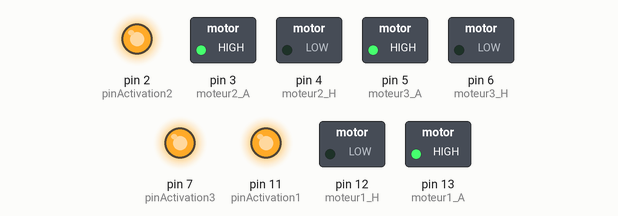
This sketch was run on a simulated Arduino Uno, built with avr-gcc and run on an emulated ATmega328P. Parts: switched loads named in the sketch (green lamp = pin HIGH), output pins drawn as LEDs (lit = HIGH).

Above: at 3.0 s.
At 5.0 s:
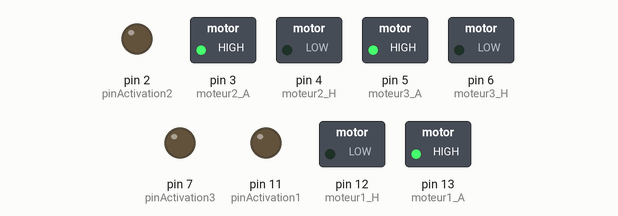
Timing chart, 0 to 7.2 s (numbered marks = the images above):
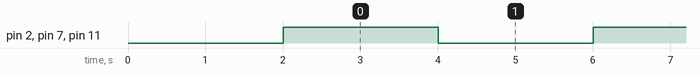

The sketch:

code_premier_test_du_robot.ino
```cpp
//Moteur variable IR variable Pont H variable
//const int pinIR = 4;

// Configuration des PIN Driver 1
const int Driver1_ENA = 11;   // Marron
const int Driver1_IN1 = 12;   // Rouge
const int Driver1_IN2 = 13;   // Orange

const int Driver1_ENB = 0;    // N/A
const int Driver1_IN3 = 0;    // N/A
const int Driver1_IN4 = 0;    // N/A

// Configuration des PIN Driver 2
const int Driver2_ENA = 7;    // Noir
const int Driver2_IN1 = 6;    // Blanc
const int Driver2_IN2 = 5;    // Gris

const int Driver2_ENB = 2;    // Vert
const int Driver2_IN3 = 4;    // Violet
const int Driver2_IN4 = 3;    // Bleu

// PIN de pilotage du sens de rotation
const int moteur1_H = Driver1_IN1;
const int moteur1_A = Driver1_IN2;

const int moteur2_H = Driver2_IN3;
const int moteur2_A = Driver2_IN4;

const int moteur3_H = Driver2_IN1;
const int moteur3_A = Driver2_IN2;

// PIN d'activation des ponts en H
const int pinActivation1 = Driver1_ENA;
const int pinActivation2 = Driver2_ENB;
const int pinActivation3 = Driver2_ENA;

// configuration des I/O
void setup()
{
   // Déclaration des types d'I/O
  //pinMode(pinIR,INPUT);
    pinMode(moteur1_H,OUTPUT);
    pinMode(moteur1_A,OUTPUT);
    pinMode(moteur2_H,OUTPUT);
    pinMode(moteur2_A,OUTPUT);
    pinMode(moteur3_H,OUTPUT);
    pinMode(moteur3_A,OUTPUT);

    pinMode(pinActivation1,OUTPUT);
    pinMode(pinActivation2,OUTPUT);
    pinMode(pinActivation3,OUTPUT);

    // Marche avant
    digitalWrite(moteur1_H,LOW);
    digitalWrite(moteur1_A,HIGH);

    digitalWrite(moteur2_H,LOW);
    digitalWrite(moteur2_A,HIGH);

    digitalWrite(moteur3_H,LOW);
    digitalWrite(moteur3_A,HIGH);

   // Désactivation des moteurs
    digitalWrite(pinActivation1,LOW);
    digitalWrite(pinActivation2,LOW);
    digitalWrite(pinActivation3,LOW);

    delay(2000);
}

// Programme principal
void loop(){
    digitalWrite(pinActivation1,HIGH);
    digitalWrite(pinActivation2,HIGH);
    digitalWrite(pinActivation3,HIGH);
    delay(2000);

    digitalWrite(pinActivation1,LOW);
    digitalWrite(pinActivation2,LOW);
    digitalWrite(pinActivation3,LOW);

    delay(2000);
}


void moteur1_go (bool horaire) {
  if (horaire) {
    digitalWrite(moteur1_H,LOW);
    digitalWrite(moteur1_A,HIGH);
  }
  else {
    digitalWrite(moteur1_H,HIGH);
    digitalWrite(moteur1_A,LOW);
  }
  digitalWrite(pinActivation1,HIGH);
}

void moteur1_stop () {
  digitalWrite(pinActivation1,LOW);
}
```

Measured:
- by itself, pin 2 (pinActivation2), pin 7 (pinActivation3), pin 11 (pinActivation1): alternates HIGH for 2.0 s and LOW for 2.0 s
